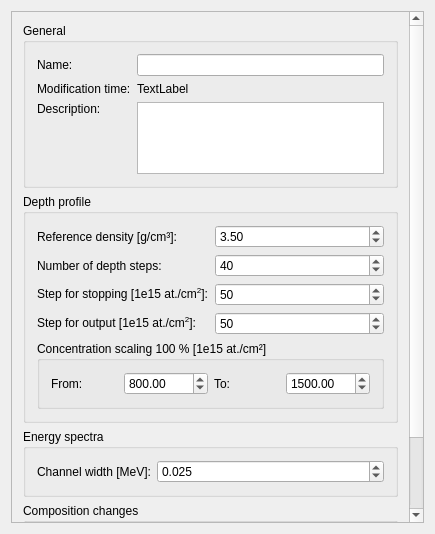
<?xml version="1.0" encoding="UTF-8"?>
<ui version="4.0">
 <class>RequestSimulationSettings</class>
 <widget class="QWidget" name="RequestSimulationSettings">
  <property name="enabled">
   <bool>true</bool>
  </property>
  <property name="geometry">
   <rect>
    <x>0</x>
    <y>0</y>
    <width>435</width>
    <height>534</height>
   </rect>
  </property>
  <property name="minimumSize">
   <size>
    <width>0</width>
    <height>0</height>
   </size>
  </property>
  <property name="maximumSize">
   <size>
    <width>16777215</width>
    <height>16777215</height>
   </size>
  </property>
  <property name="windowTitle">
   <string>RequestSimulationSettings</string>
  </property>
  <layout class="QGridLayout" name="gridLayout">
   <item row="0" column="0">
    <widget class="QScrollArea" name="scrollArea">
     <property name="widgetResizable">
      <bool>true</bool>
     </property>
     <widget class="QWidget" name="scrollAreaWidgetContents">
      <property name="geometry">
       <rect>
        <x>0</x>
        <y>0</y>
        <width>508</width>
        <height>633</height>
       </rect>
      </property>
      <layout class="QVBoxLayout" name="verticalLayout_5">
       <item>
        <layout class="QVBoxLayout" name="verticalLayout_4">
         <item>
          <widget class="QGroupBox" name="generalGroupBox">
           <property name="title">
            <string>General</string>
           </property>
           <layout class="QVBoxLayout" name="verticalLayout_7">
            <item>
             <layout class="QFormLayout" name="formLayout">
              <item row="0" column="0">
               <widget class="QLabel" name="label_31">
                <property name="text">
                 <string>Name:</string>
                </property>
               </widget>
              </item>
              <item row="0" column="1">
               <widget class="QLineEdit" name="nameLineEdit">
                <property name="sizePolicy">
                 <sizepolicy hsizetype="Expanding" vsizetype="Fixed">
                  <horstretch>0</horstretch>
                  <verstretch>0</verstretch>
                 </sizepolicy>
                </property>
                <property name="minimumSize">
                 <size>
                  <width>0</width>
                  <height>0</height>
                 </size>
                </property>
                <property name="maximumSize">
                 <size>
                  <width>16777215</width>
                  <height>16777215</height>
                 </size>
                </property>
               </widget>
              </item>
              <item row="1" column="0">
               <widget class="QLabel" name="label_33">
                <property name="text">
                 <string>Modification time:</string>
                </property>
               </widget>
              </item>
              <item row="1" column="1">
               <widget class="QLabel" name="dateLabel">
                <property name="sizePolicy">
                 <sizepolicy hsizetype="Preferred" vsizetype="Fixed">
                  <horstretch>0</horstretch>
                  <verstretch>0</verstretch>
                 </sizepolicy>
                </property>
                <property name="text">
                 <string>TextLabel</string>
                </property>
               </widget>
              </item>
              <item row="2" column="0">
               <widget class="QLabel" name="label_32">
                <property name="text">
                 <string>Description:</string>
                </property>
                <property name="alignment">
                 <set>Qt::AlignLeading|Qt::AlignLeft|Qt::AlignTop</set>
                </property>
               </widget>
              </item>
              <item row="2" column="1">
               <widget class="QPlainTextEdit" name="descriptionPlainTextEdit">
                <property name="sizePolicy">
                 <sizepolicy hsizetype="Expanding" vsizetype="Fixed">
                  <horstretch>0</horstretch>
                  <verstretch>0</verstretch>
                 </sizepolicy>
                </property>
                <property name="sizeAdjustPolicy">
                 <enum>QAbstractScrollArea::AdjustToContents</enum>
                </property>
               </widget>
              </item>
             </layout>
            </item>
           </layout>
          </widget>
         </item>
         <item>
          <widget class="QGroupBox" name="depthProfileGroupBox">
           <property name="sizePolicy">
            <sizepolicy hsizetype="Preferred" vsizetype="Preferred">
             <horstretch>0</horstretch>
             <verstretch>0</verstretch>
            </sizepolicy>
           </property>
           <property name="title">
            <string>Depth profile</string>
           </property>
           <layout class="QVBoxLayout" name="verticalLayout">
            <item>
             <layout class="QFormLayout" name="formLayout">
              <item row="0" column="0">
               <widget class="QLabel" name="label_5">
                <property name="text">
                 <string>Reference density [g/cm³]:</string>
                </property>
               </widget>
              </item>
              <item row="0" column="1">
               <widget class="QDoubleSpinBox" name="referenceDensityDoubleSpinBox">
                <property name="maximum">
                 <double>100000000000000000620008645040778319495168.000000000000000</double>
                </property>
                <property name="value">
                 <double>3.500000000000000</double>
                </property>
               </widget>
              </item>
              <item row="1" column="0">
               <widget class="QLabel" name="label_4">
                <property name="text">
                 <string>Number of depth steps:</string>
                </property>
               </widget>
              </item>
              <item row="1" column="1">
               <widget class="QSpinBox" name="numberOfDepthStepsSpinBox">
                <property name="maximum">
                 <number>999999999</number>
                </property>
                <property name="value">
                 <number>40</number>
                </property>
               </widget>
              </item>
              <item row="2" column="0">
               <widget class="QLabel" name="label_21">
                <property name="text">
                 <string>&lt;html&gt;&lt;head/&gt;&lt;body&gt;&lt;p&gt;Step for stopping [1e15 at./cm&lt;span style=&quot; vertical-align:super;&quot;&gt;2&lt;/span&gt;]:&lt;/p&gt;&lt;/body&gt;&lt;/html&gt;</string>
                </property>
               </widget>
              </item>
              <item row="2" column="1">
               <widget class="QSpinBox" name="depthStepForStoppingSpinBox">
                <property name="maximum">
                 <number>999999999</number>
                </property>
                <property name="value">
                 <number>50</number>
                </property>
               </widget>
              </item>
              <item row="3" column="0">
               <widget class="QLabel" name="stepForOutputLabel">
                <property name="text">
                 <string>&lt;html&gt;&lt;head/&gt;&lt;body&gt;&lt;p&gt;Step for output [1e15 at./cm&lt;span style=&quot; vertical-align:super;&quot;&gt;2&lt;/span&gt;]:&lt;/p&gt;&lt;/body&gt;&lt;/html&gt;</string>
                </property>
               </widget>
              </item>
              <item row="3" column="1">
               <widget class="QSpinBox" name="depthStepForOutputSpinBox">
                <property name="maximum">
                 <number>999999999</number>
                </property>
                <property name="value">
                 <number>50</number>
                </property>
               </widget>
              </item>
             </layout>
            </item>
            <item>
             <widget class="QGroupBox" name="groupBox_7">
              <property name="title">
               <string>Concentration scaling 100 % [1e15 at./cm²]</string>
              </property>
              <layout class="QHBoxLayout" name="horizontalLayout_4">
               <item>
                <layout class="QHBoxLayout" name="horizontalLayout_3">
                 <item>
                  <widget class="QLabel" name="label_2">
                   <property name="text">
                    <string>From:</string>
                   </property>
                  </widget>
                 </item>
                 <item>
                  <widget class="QDoubleSpinBox" name="depthForConcentrationFromDoubleSpinBox">
                   <property name="correctionMode">
                    <enum>QAbstractSpinBox::CorrectToNearestValue</enum>
                   </property>
                   <property name="maximum">
                    <double>10000000000000000139372116959414099130712064.000000000000000</double>
                   </property>
                   <property name="value">
                    <double>800.000000000000000</double>
                   </property>
                  </widget>
                 </item>
                 <item>
                  <widget class="QLabel" name="label_3">
                   <property name="text">
                    <string>To:</string>
                   </property>
                  </widget>
                 </item>
                 <item>
                  <widget class="QDoubleSpinBox" name="depthForConcentrationToDoubleSpinBox">
                   <property name="correctionMode">
                    <enum>QAbstractSpinBox::CorrectToNearestValue</enum>
                   </property>
                   <property name="maximum">
                    <double>1000000000000000042420637374017961984.000000000000000</double>
                   </property>
                   <property name="value">
                    <double>1500.000000000000000</double>
                   </property>
                  </widget>
                 </item>
                </layout>
               </item>
              </layout>
             </widget>
            </item>
           </layout>
          </widget>
         </item>
         <item>
          <widget class="QGroupBox" name="energySpectraGroupBox">
           <property name="title">
            <string>Energy spectra</string>
           </property>
           <layout class="QVBoxLayout" name="verticalLayout_2">
            <item>
             <layout class="QFormLayout" name="formLayout_3">
              <item row="0" column="0">
               <widget class="QLabel" name="label">
                <property name="text">
                 <string>Channel width [MeV]:</string>
                </property>
               </widget>
              </item>
              <item row="0" column="1">
               <widget class="QDoubleSpinBox" name="channelWidthDoubleSpinBox">
                <property name="decimals">
                 <number>3</number>
                </property>
                <property name="maximum">
                 <double>1000000000000000044885712678075916785549312.000000000000000</double>
                </property>
                <property name="singleStep">
                 <double>0.001000000000000</double>
                </property>
                <property name="value">
                 <double>0.025000000000000</double>
                </property>
               </widget>
              </item>
             </layout>
            </item>
           </layout>
          </widget>
         </item>
         <item>
          <widget class="QGroupBox" name="compositionChangesGroupBox">
           <property name="title">
            <string>Composition changes</string>
           </property>
           <layout class="QVBoxLayout" name="verticalLayout_3">
            <item>
             <layout class="QFormLayout" name="formLayout_4">
              <item row="0" column="0">
               <widget class="QLabel" name="label_7">
                <property name="text">
                 <string>Number of splits:</string>
                </property>
               </widget>
              </item>
              <item row="0" column="1">
               <widget class="QSpinBox" name="numberOfSplitsSpinBox">
                <property name="maximum">
                 <number>999999999</number>
                </property>
                <property name="value">
                 <number>10</number>
                </property>
               </widget>
              </item>
              <item row="1" column="0">
               <widget class="QLabel" name="label_8">
                <property name="text">
                 <string>Normalization:</string>
                </property>
               </widget>
              </item>
              <item row="1" column="1">
               <widget class="QComboBox" name="normalizationComboBox">
                <property name="sizePolicy">
                 <sizepolicy hsizetype="Expanding" vsizetype="Fixed">
                  <horstretch>0</horstretch>
                  <verstretch>0</verstretch>
                 </sizepolicy>
                </property>
                <item>
                 <property name="text">
                  <string>First</string>
                 </property>
                </item>
               </widget>
              </item>
             </layout>
            </item>
           </layout>
          </widget>
         </item>
        </layout>
       </item>
       <item>
        <spacer name="verticalSpacer">
         <property name="orientation">
          <enum>Qt::Vertical</enum>
         </property>
         <property name="sizeHint" stdset="0">
          <size>
           <width>20</width>
           <height>40</height>
          </size>
         </property>
        </spacer>
       </item>
      </layout>
     </widget>
    </widget>
   </item>
  </layout>
 </widget>
 <layoutdefault spacing="6" margin="11"/>
 <resources/>
 <connections/>
</ui>
